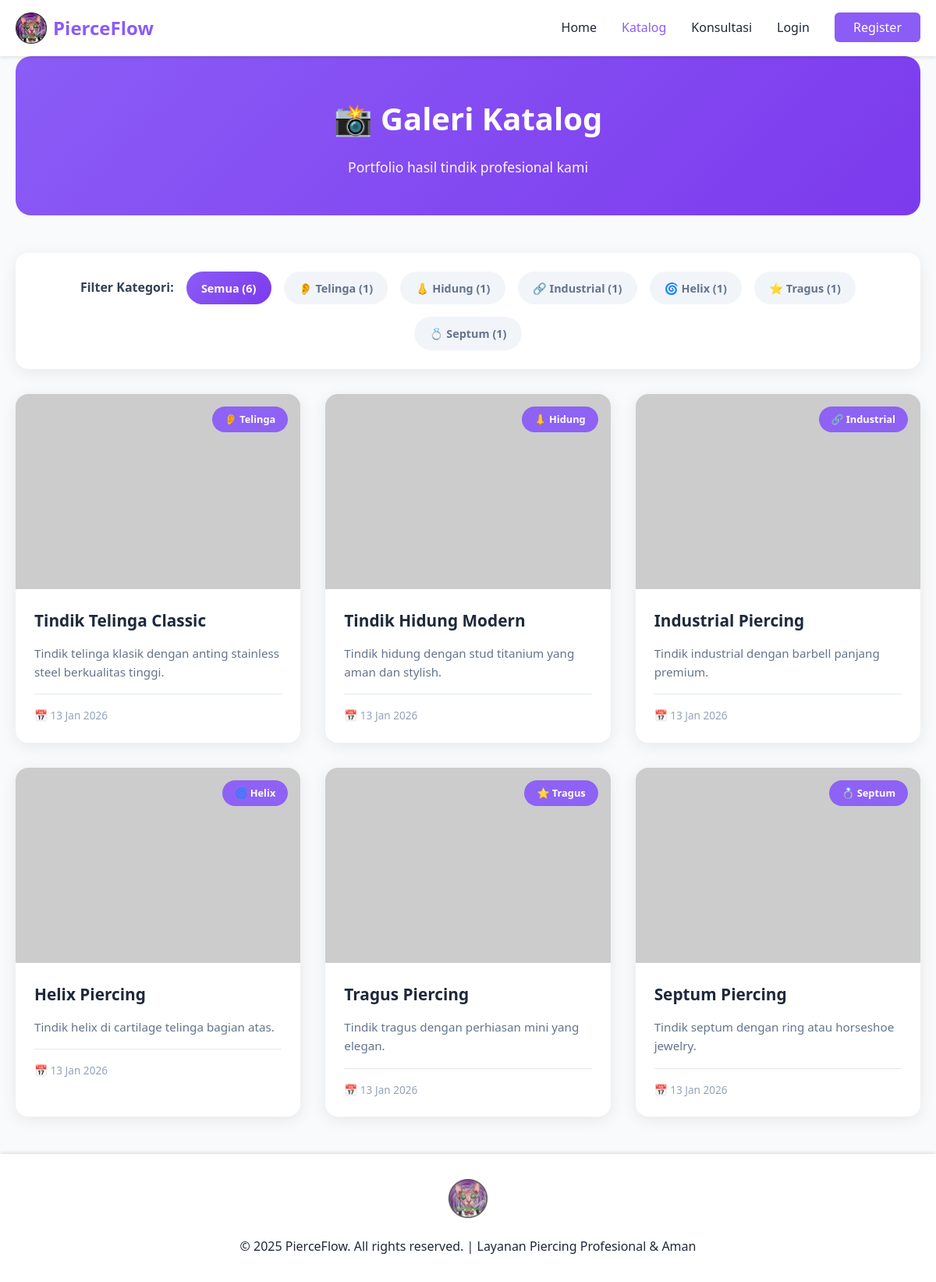
Screenshot of /catalog.php with the database file from the repository.
### tables this page shows
CREATE TABLE IF NOT EXISTS catalog (
    id INT AUTO_INCREMENT PRIMARY KEY,
    title VARCHAR(100) NOT NULL,
    image_url VARCHAR(255) NOT NULL,
    description TEXT,
    category ENUM('telinga', 'hidung', 'industrial', 'helix', 'tragus', 'septum', 'lainnya') DEFAULT 'lainnya',
    created_at TIMESTAMP DEFAULT CURRENT_TIMESTAMP
);

### catalog.php (the view, shortened to what this page needs)
<?php
require_once 'includes/header.php';
$filter_category = isset($_GET['category']) ? $_GET['category'] : 'all';
$filter_condition = '';
$catalog_query = "SELECT * FROM catalog $filter_condition ORDER BY created_at DESC";
$catalog_result = $conn->query($catalog_query);
$total_count_query = $conn->query("SELECT COUNT(*) as total FROM catalog");
$total_count = $total_count_query->fetch_assoc()['total'];
$categories = ['telinga', 'hidung', 'industrial', 'helix', 'tragus', 'septum', 'lainnya'];
$category_counts = [];
foreach ($categories as $cat) {
    $count_query = $conn->query("SELECT COUNT(*) as total FROM catalog WHERE category = '$cat'");
    $category_counts[$cat] = $count_query->fetch_assoc()['total'];
}
?>
<div class="container">
    <div style="background: linear-gradient(135deg, #8b5cf6 0%, #7c3aed 100%); border-radius: 20px; padding: 3rem 2rem; margin-bottom: 3rem; color: white; text-align: center;">
        <h1 style="margin: 0 0 1rem 0; font-size: 2.5rem; font-weight: 700;">📸 Galeri Katalog</h1>
        <p style="margin: 0; font-size: 1.1rem; opacity: 0.95;">Portfolio hasil tindik profesional kami</p>
    </div>
    <div style="background: white; border-radius: 16px; padding: 1.5rem; margin-bottom: 2rem; box-shadow: 0 4px 20px rgba(0,0,0,0.08);">
        <div style="display: flex; align-items: center; justify-content: center; gap: 1rem; flex-wrap: wrap;">
            <span style="font-weight: 600; color: #334155;">Filter Kategori:</span>
            <a href="catalog.php?category=all"
               style="text-decoration: none; padding: 0.6rem 1.2rem; border-radius: 25px; font-weight: 600; font-size: 0.9rem; transition: all 0.3s ease;
                      <?= $filter_category == 'all' ? 'background: linear-gradient(135deg, #8b5cf6, #7c3aed); color: white;' : 'background: #f1f5f9; color: #64748b;' ?>">
                Semua (<?= $total_count ?>)
            </a>
            <?php
            $category_labels = [
                'telinga' => '👂 Telinga',
                'hidung' => '👃 Hidung',
                'industrial' => '🔗 Industrial',
                'helix' => '🌀 Helix',
                'tragus' => '⭐ Tragus',
                'septum' => '💍 Septum',
                'lainnya' => '✨ Lainnya'
            ];
            foreach ($category_labels as $cat => $label):
                if ($category_counts[$cat] > 0):
            ?>
                <a href="catalog.php?category=<?= $cat ?>"
                   style="text-decoration: none; padding: 0.6rem 1.2rem; border-radius: 25px; font-weight: 600; font-size: 0.9rem; transition: all 0.3s ease;
                          <?= $filter_category == $cat ? 'background: linear-gradient(135deg, #10b981, #059669); color: white;' : 'background: #f1f5f9; color: #64748b;' ?>">
                    <?= $label ?> (<?= $category_counts[$cat] ?>)
                </a>
            <?php
                endif;
            endforeach;
            ?>
        </div>
    </div>
    <?php if ($catalog_result && $catalog_result->num_rows > 0): ?>
        <div style="display: grid; grid-template-columns: repeat(auto-fill, minmax(300px, 1fr)); gap: 2rem; margin-bottom: 3rem;">
            <?php while ($item = $catalog_result->fetch_assoc()): ?>
                <div class="catalog-card" style="background: white; border-radius: 16px; overflow: hidden; box-shadow: 0 4px 20px rgba(0,0,0,0.08); transition: all 0.3s ease;">
                    <div style="position: relative; height: 250px; overflow: hidden; background: linear-gradient(135deg, #f1f5f9, #e2e8f0);">
                        <img src="<?= htmlspecialchars($item['image_url']) ?>"
                             alt="<?= htmlspecialchars($item['title']) ?>"
                             style="width: 100%; height: 100%; object-fit: cover; transition: transform 0.3s ease;"
                             onmouseover="this.style.transform='scale(1.1)'"
                             onmouseout="this.style.transform='scale(1)'">
                        <div style="position: absolute; top: 1rem; right: 1rem; background: rgba(139, 92, 246, 0.95); color: white; padding: 0.4rem 1rem; border-radius: 20px; font-size: 0.8rem; font-weight: 600; backdrop-filter: blur(10px);">
                            <?= $category_labels[$item['category']] ?? $item['category'] ?>
                        </div>
                    </div>
                    <div style="padding: 1.5rem;">
                        <h3 style="margin: 0 0 0.8rem 0; color: #1e293b; font-size: 1.3rem; font-weight: 700;">
                            <?= htmlspecialchars($item['title']) ?>
                        </h3>
                        <p style="margin: 0; color: #64748b; line-height: 1.6; font-size: 0.95rem;">
                            <?= htmlspecialchars($item['description']) ?>
                        </p>
                        <div style="margin-top: 1rem; padding-top: 1rem; border-top: 1px solid #e2e8f0; display: flex; justify-content: space-between; align-items: center;">
                            <span style="font-size: 0.85rem; color: #94a3b8;">
                                📅 <?= date('d M Y', strtotime($item['created_at'])) ?>
                            </span>
                        </div>
                    </div>
                </div>
            <?php endwhile; ?>
        </div>
    <?php endif; ?>
</div>
<?php require_once 'includes/footer.php'; ?>

### includes/header.php (shortened to what this page needs)
<?php
$current_page = basename($_SERVER['PHP_SELF']);
?>
<!DOCTYPE html>
<html lang="id">
<head>
    <link rel="stylesheet" href="assets/style.css">
</head>
<body>
    <nav class="navbar">
        <div class="container">
            <div class="nav-brand">
                <a href="index.php" style="display: flex; align-items: center; gap: 0.5rem;">
                    <img src="Images/Logo.jfif" alt="PierceFlow Logo" style="height: 40px; width: auto; border-radius: 8px;">
                    <span style="font-weight: 700; color: #8b5cf6;">PierceFlow</span>
                </a>
            </div>
            <ul class="nav-menu">
                <?php if (isset($_SESSION['user_id'])): ?>
                    <?php if (isset($_SESSION['role']) && $_SESSION['role'] == 'admin'): ?>
                        <li><a href="admin.php" class="<?= $current_page == 'admin.php' ? 'active' : '' ?>">Dashboard</a></li>
                        <li><a href="manage_catalog.php" class="<?= $current_page == 'manage_catalog.php' ? 'active' : '' ?>">Kelola Katalog</a></li>
                        <li><a href="manage_consultations.php" class="<?= $current_page == 'manage_consultations.php' ? 'active' : '' ?>">Konsultasi</a></li>
                        <li><a href="admin_notifications.php" class="<?= $current_page == 'admin_notifications.php' ? 'active' : '' ?>">Notifikasi</a></li>
                        <li><a href="admin_config_notifications.php" class="<?= $current_page == 'admin_config_notifications.php' ? 'active' : '' ?>">Config</a></li>
                        <li><a href="manage_users.php" class="<?= $current_page == 'manage_users.php' ? 'active' : '' ?>">Kelola User</a></li>
                    <?php else: ?>
                        <li><a href="dashboard.php" class="<?= $current_page == 'dashboard.php' ? 'active' : '' ?>">Dashboard</a></li>
                        <li><a href="catalog.php" class="<?= $current_page == 'catalog.php' ? 'active' : '' ?>">Katalog</a></li>
                        <li><a href="booking.php" class="<?= $current_page == 'booking.php' ? 'active' : '' ?>">Booking</a></li>
                    <?php endif; ?>
                    <li><a href="logout.php" class="btn-logout">Logout</a></li>
                <?php else: ?>
                    <li><a href="index.php" class="<?= $current_page == 'index.php' ? 'active' : '' ?>">Home</a></li>
                    <li><a href="catalog.php" class="<?= $current_page == 'catalog.php' ? 'active' : '' ?>">Katalog</a></li>
                    <li><a href="konsultasi.php" class="<?= $current_page == 'konsultasi.php' ? 'active' : '' ?>">Konsultasi</a></li>
                    <li><a href="login.php" class="<?= $current_page == 'login.php' ? 'active' : '' ?>">Login</a></li>
                    <li><a href="register.php" class="btn-register">Register</a></li>
                <?php endif; ?>
            </ul>
        </div>
    </nav><main style="display: block; margin: 0; padding: 0;">

### includes/footer.php (shortened to what this page needs)
    </main>
    <footer class="footer">
        <div class="container" style="text-align: center;">
            <div style="margin-bottom: 1rem;">
                <img src="Images/Logo.jfif" alt="PierceFlow Logo"
                     style="height: 50px; width: auto; border-radius: 8px; opacity: 0.8;">
            </div>
            <p>&copy; 2025 PierceFlow. All rights reserved. | Layanan Piercing Profesional & Aman</p>
        </div>
    </footer>
</body>
</html>

### assets/style.css (style rules this page uses)
* { margin: 0; padding: 0; box-sizing: border-box; }
:root { --primary-color: #8b5cf6; --primary-dark: #7c3aed; --secondary-color: #6366f1; --success-color: #10b981; --danger-color: #ef4444; --warning-color: #f59e0b; --bg-color: #f9fafb; --text-color: #1f2937; --text-light: #6b7280; --border-color: #e5e7eb; --white: #ffffff; }
body { font-family: 'Segoe UI', Tahoma, Geneva, Verdana, sans-serif; line-height: 1.6; color: var(--text-color); background-color: var(--bg-color); margin: 0; padding: 0; }
main { margin: 0; padding: 0; display: block; }
.navbar { margin-bottom: 0 !important; border-bottom: none; }
* { vertical-align: baseline; }
html, body { margin: 0; padding: 0; border: 0; }
main { margin: 0; padding: 0; }
main > div { font-size: 16px; line-height: 1.6; }
nav + main { display: block !important; margin-top: 0 !important; padding-top: 0 !important; }
.container { max-width: 1200px; margin: 0 auto; padding: 0 20px; }
.navbar { background-color: var(--white); box-shadow: 0 2px 4px rgba(0, 0, 0, 0.1); position: sticky; top: 0; z-index: 2000; margin: 0; padding: 0; border: 0; }
.navbar .container { display: flex; justify-content: space-between; align-items: center; padding: 1rem 20px; }
.nav-brand a { font-size: 1.5rem; font-weight: bold; color: var(--primary-color); text-decoration: none; display: flex; align-items: center; gap: 0.5rem; transition: all 0.3s ease; }
.nav-brand img { transition: all 0.3s ease; }
.nav-menu { display: flex; list-style: none; gap: 2rem; align-items: center; }
.nav-menu a { text-decoration: none; color: var(--text-color); font-weight: 500; transition: color 0.3s; }
.nav-menu a:hover, .nav-menu a.active { color: var(--primary-color); }
.btn-register { background-color: var(--primary-color); color: var(--white) !important; padding: 0.5rem 1.5rem; border-radius: 6px; transition: background-color 0.3s; }
main { min-height: calc(100vh - 140px); padding: 2rem 0; }
.footer { background-color: var(--white); color: var(--text-color); text-align: center; padding: 2rem 0; margin-top: 3rem; box-shadow: 0 -2px 4px rgba(0, 0, 0, 0.1); }
html { scroll-behavior: smooth; }

### rows the page displays
catalog: category "👂 Telinga", title "Tindik Telinga Classic", description "Tindik telinga klasik dengan anting stainless steel berkualitas tinggi.", created_at "13 Jan 2026"
catalog: category "👃 Hidung", title "Tindik Hidung Modern", description "Tindik hidung dengan stud titanium yang aman dan stylish.", created_at "13 Jan 2026"
catalog: category "🔗 Industrial", title "Industrial Piercing", description "Tindik industrial dengan barbell panjang premium.", created_at "13 Jan 2026"
catalog: category "🌀 Helix", title "Helix Piercing", description "Tindik helix di cartilage telinga bagian atas.", created_at "13 Jan 2026"
catalog: category "⭐ Tragus", title "Tragus Piercing", description "Tindik tragus dengan perhiasan mini yang elegan.", created_at "13 Jan 2026"
catalog: category "💍 Septum", title "Septum Piercing", description "Tindik septum dengan ring atau horseshoe jewelry.", created_at "13 Jan 2026"

### other values shown
$total_count "6"
$label "👂 Telinga"
$category_counts[$cat] "1"
$label "👃 Hidung"
$label "🔗 Industrial"
$label "🌀 Helix"
$label "⭐ Tragus"
$label "💍 Septum"
